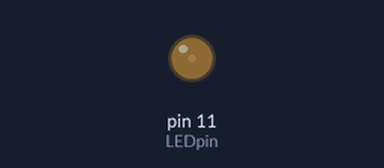
Recording of a sketch running on a simulated Arduino Uno, built with avr-gcc and run on an emulated ATmega328P. On the bench: output pins drawn as LEDs (lit = HIGH).

Above: at 0.05 s.
At 0.3 s:
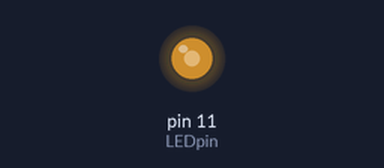
At 0.45 s:
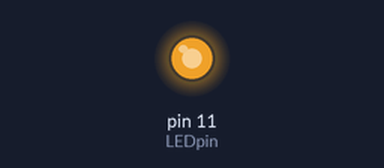
At 0.85 s:
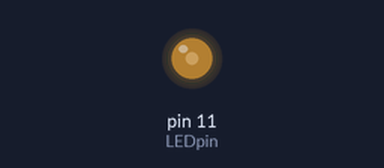
Timing chart, 0 to 3.0 s (numbered marks = the images above):
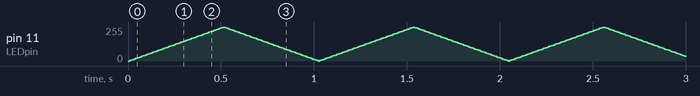

The sketch:

PWM_test1.ino
```cpp
int LEDpin= 11;
int bright=0;
int increm=5;
int time=25;
void setup() {
  // put your setup code here, to run once:

pinMode(LEDpin, OUTPUT);


}

void loop() {
  // put your main code here, to run repeatedly:
analogWrite(LEDpin, bright);
delay(10);
bright= bright+increm;
if(bright<=0 || bright >= 255)increm= -increm;
}
```
